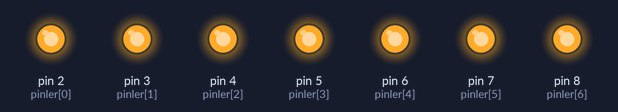
A sketch run on a simulated Arduino Uno, built with avr-gcc and run on an emulated ATmega328P. On the bench: output pins drawn as LEDs (lit = HIGH).

Above: at 0.2 s.
At 2.2 s:
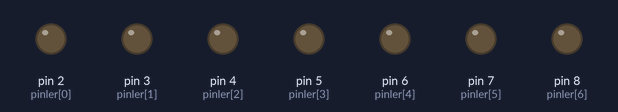
Timing chart, 0 to 3.0 s (numbered marks = the images above):
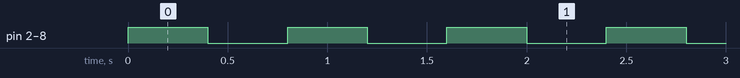

Measured:
- by itself, pin 2 (pinler[0]), pin 3 (pinler[1]), pin 4 (pinler[2]), pin 5 (pinler[3]), pin 6 (pinler[4]), pin 7 (pinler[5]), pin 8 (pinler[6]): alternates HIGH for 0.40 s and LOW for 0.40 s

The sketch:

a00.ino
```cpp
int pinler[7] = {2,3,4,5,6,7,8};
int i = 0;

void setup()
{
  while (i < 7)
  {
    pinMode(pinler[i], 1);
    i++;

  }

}

void loop()
{
  i = 0;
  while (i < 7)
  {
    digitalWrite(pinler[i], 1);
    i++;
  }

  delay(400);

  while (i > -1)
  {
    digitalWrite(pinler[i], 0);
    i--;
  }
  delay(400);


}
```
